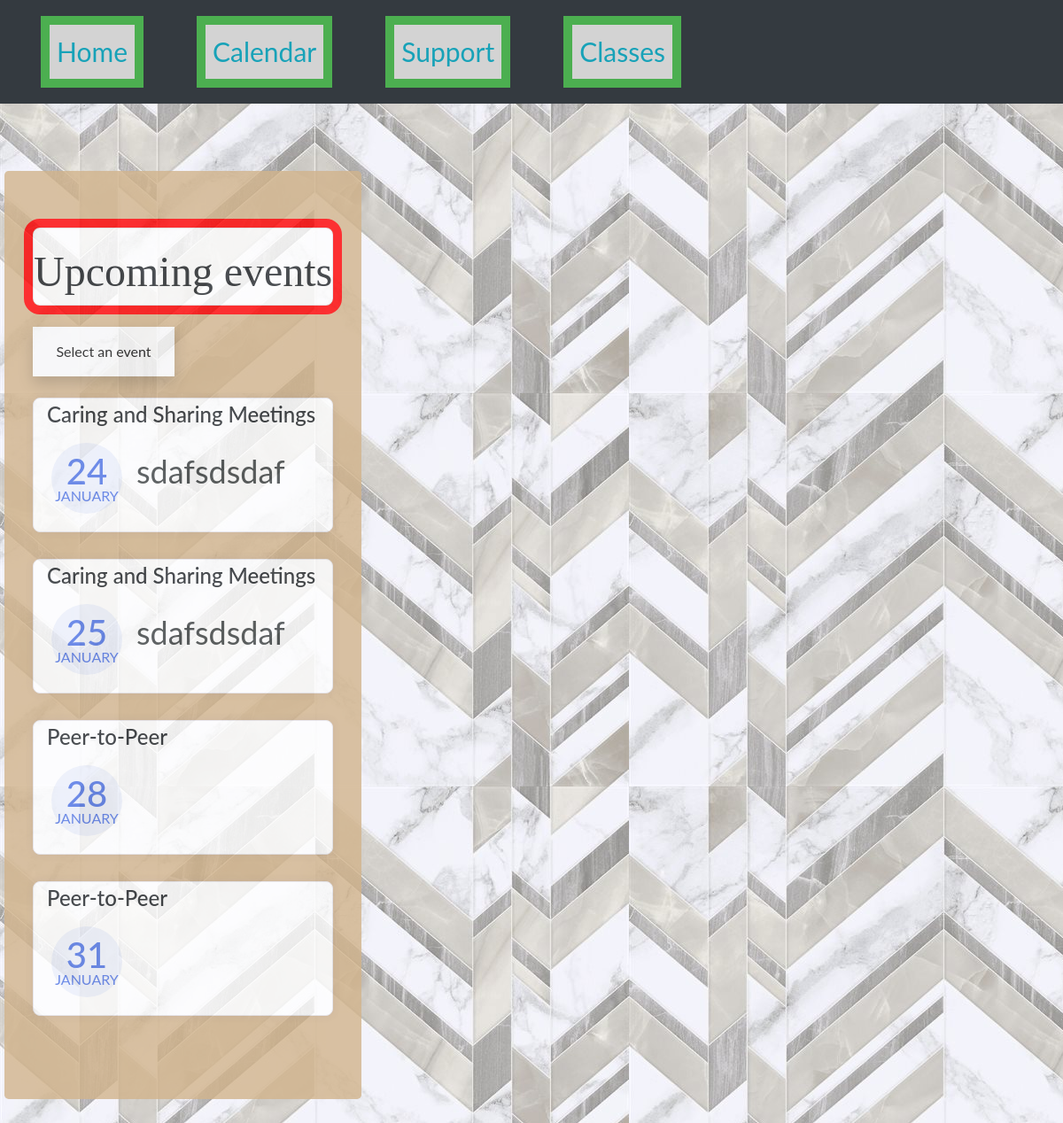
Screenshot of /events/ with the database file from the repository.
### programs/models.py (models this page shows, shortened)
class Program(models.Model):
    name = models.CharField(
        max_length=100,
        choices=PROGRAM_CHOICES,
        default=DEF,
    )
    description = models.TextField(blank=True)
    instructions = models.TextField(blank=True)
    members = models.ForeignKey(Person, blank=True,  null=True, on_delete=models.CASCADE, related_name="members")
    def __str__(self):
        return self.name

### events/views.py (the view)
# urls.py: path('', views.CalendarView.as_view(), name='events'),
class CalendarView(generic.ListView):
    model = Meeting
    template_name = 'calendar.html'
    context = {}
    template = "landing.html"
    def get_context_data(self, **kwargs):
        print('GETTING STANDARD')
        context = super().get_context_data(**kwargs)
        d = get_date(self.request.GET.get('month', None))
        cal = Calendar(d.year, d.month)
        html_cal = cal.formatmonth(withyear=True)
        context['calendar'] = mark_safe(html_cal)
        context['prev_month'] = prev_month(d)
        context['next_month'] = next_month(d)
        today = datetime.date.today()
        addweek = today + datetime.timedelta(days=20)
        upcoming = [i for i in Meeting.objects.all()]
        meetinglist = [
            {'title': meeting.program.name, 'instructions': meeting.program.instructions, 'programid': meeting.program.pk, 'day': str(meeting.start_time.day),
             'month': meeting.start_time.strftime("%B"), 'color': meeting.get_color} for meeting in upcoming]
        context['upcoming'] = meetinglist
        jsonString = json.dumps(meetinglist)
        context['js_objects'] = jsonString
        choices = [i for i in Program.objects.all()]
        context['choices'] = choices
        print(choices)
        return context

### events/models.py (called while the page is built)
    @property
    def get_color(self):
        switcher = {0: "pink", 1: "red", 2: "yellow"}
        color = switcher.get(self.program.pk, "orange")
        return color

    @property
    def get_html_url(self):
        switcher = {0: "pink", 1: "red", 2: "yellow"}
        color = switcher.get(self.program.pk, "orange")
        url = reverse('programs:program', args=(self.program.pk,))
        return f'<a  style="color:black;text-align:center;font-size:20px;" href="{url}"> <div style="background-color:{color};height:60px;">{self.program.name}</div> </a>'

### events/utils.py (called while the page is built)
	def formatday(self, day, events):
		events_per_day = events.filter(start_time__day=day)
		d = ''
		for event in events_per_day:
			d += f'<li> {event.get_html_url}</li>'
		if day != 0:
			return f'<td class="calendar"><span class="date"> {day}</span><ul> {d} </ul></td>'
		return '<td ></td>'

	def formatweek(self, theweek, events):
		week = ''
		for d, weekday in theweek:
		    if weekday!=6 and weekday!=5:
		        week += self.formatday(d, events)
		return f'<tr> {week} </tr>'

	def formatmonth(self, withyear=True):
		events = Meeting.objects.filter(start_time__year=self.year, start_time__month=self.month)
		cal = f'<table style=" background-color:powderblue;" class="calendar" >\n'
		cal += f'{self.formatmonthname(self.year, self.month, withyear=withyear)}\n'
		cal += f'<td class="calendar"><span class="date"> Monday </span><ul> </ul></td><td class="calendar"><span class="date"> Tuesday</span><ul> </ul></td><td class="calendar"><span class="date"> Wednesday </span><ul> </ul></td><td class="calendar"><span class="date"> Thursday</span><ul> </ul></td><td class="calendar"><span class="date"> Friday </span><ul> </ul></td>'
		for week in self.monthdays2calendar(self.year, self.month):
			cal += f'{self.formatweek(week, events)}\n'
		return cal

### events/views.py (called while the page is built)
def get_date(req_month):
    if req_month:
        year, month = (int(x) for x in req_month.split('-'))
        return date(year, month, day=1)
    return datetime.date.today()

def prev_month(d):
    first = d.replace(day=1)
    prev_month = first - timedelta(days=1)
    month = 'month=' + str(prev_month.year) + '-' + str(prev_month.month)
    return month

def next_month(d):
    days_in_month = calendar.monthrange(d.year, d.month)[1]
    last = d.replace(day=days_in_month)
    next_month = last + timedelta(days=1)
    month = 'month=' + str(next_month.year) + '-' + str(next_month.month)
    return month

### templates/calendar.html (shortened to what this page needs)
{% extends 'base.html' %}
{% load static %}
{% block nav %}
{% include 'navbar.html' %}
{% endblock %}
{% block content %}
<html>
<head>
  </head>
<body style="padding-top: 100px;">
  <div  class="left" style="padding:5px;"><div class="column">
       <div class="jumbotron" style="opacity: 0.8;background-color:Tan;">
            <div style="outline: red solid 10px;"  class="card"> <p class="title">    <h2 style=font-size:3em;">Upcoming events</h2>
  </div>
           <br/>
           <div class="dropdown">
  <button class="dropbtn" for="btnControl"> Select an event</button>
</div>
           <div id="box">
                <br/>
      {% for event in upcoming %}
       <div class="card card-margin">
            <div class="card-header no-border">
                <h5 style="font-size:1.5em;" class="card-title">{{event.title}}</h5>
            </div>
            <div class="card-body pt-0">
                <div class="widget-49">
                    <div class="widget-49-title-wrapper">
                        <div class="widget-49-date-primary">
                            <span  class="widget-49-date-day">{{event.day}}</span>
                            <span  class="widget-49-date-month">{{event.month}}</span>
                        </div>
                        <div class="widget-49-meeting-info">
                            <span class="widget-49-pro-title"><p>{{event.instructions}}</p></span>
                        </div>
                    </div>
                </div>
            </div>
        </div>
      {% endfor %}
               </div>
      </div>
  </div></div> <div  class="left" style="padding:5px;"><h1>&nbsp&nbsp</h1></div>
</body>
</html>
{% endblock %}

### templates/base.html (style rules this page uses)
h1 { font-family: 'IM Fell French Canon SC', serif; }
p { font-size:3vw; }
h2 { font-family: 'Baskervville', serif; }

### templates/calendar.html (style rules this page uses)
.dropbtn { background-color: #f9f9f9; color: #0f0f0f; padding: 16px; font-size: 16px; border: none; cursor: pointer; min-width: 160px; box-shadow: 0px 8px 16px 0px rgba(0,0,0,0.2); }
.dropdown { position: relative; display: inline-block; }
h2 { font-family: 'Baskervville', serif; }
body { background: #F4F7FD; margin-top:20px; }
.card-margin { margin-bottom: 1.875rem; }
.card { border: 0; box-shadow: 0px 0px 10px 0px rgba(82, 63, 105, 0.1); -webkit-box-shadow: 0px 0px 10px 0px rgba(82, 63, 105, 0.1); -moz-box-shadow: 0px 0px 10px 0px rgba(82, 63, 105, 0.1); -ms-box-shadow: 0px 0px 10px 0px rgba(82, 63, 105, 0.1); }
.card { position: relative; display: flex; flex-direction: column; min-width: 0; word-wrap: break-word; background-color: #ffffff; background-clip: border-box; border: 1px solid #e6e4e9; border-radius: 8px; }
.card .card-header.no-border { border: 0; }
.card .card-header { background: none; padding: 0 0.9375rem; font-weight: 500; display: flex; align-items: center; min-height: 50px; }
.card-header:first-child { border-radius: calc(8px - 1px) calc(8px - 1px) 0 0; }
.widget-49 .widget-49-title-wrapper { display: flex; align-items: center; }
.widget-49 .widget-49-title-wrapper .widget-49-date-primary { display: flex; align-items: center; justify-content: center; flex-direction: column; background-color: #edf1fc; width: 5rem; height: 5rem; border-radius: 50%; }
.widget-49 .widget-49-title-wrapper .widget-49-date-primary .widget-49-date-day { color: #4e73e5; font-weight: 500; font-size: 2.5rem; line-height: 1; }
.widget-49 .widget-49-title-wrapper .widget-49-date-primary .widget-49-date-month { color: #4e73e5; line-height: 1; font-size: 1rem; text-transform: uppercase; }
.widget-49 .widget-49-title-wrapper .widget-49-meeting-info { display: flex; flex-direction: column; margin-left: 1rem; }
.widget-49 .widget-49-title-wrapper .widget-49-meeting-info .widget-49-pro-title { color: #3c4142; font-size: 14px; }
body { font-family: "ptsans", "Lato", "Helvetica Neue", Helvetica, Arial, sans-serif; }
.left { float: left; }

### rows the page displays
Program: title "Caring and Sharing Meetings" "Caring and Sharing Meetings", instructions "sdafsdsdaf" "sdafsdsdaf"
Program: title "Peer-to-Peer" "Peer-to-Peer"

### other values shown
{{ event.day }} "24" "25" "28" "31"
{{ event.month }} "JANUARY" "JANUARY" "JANUARY" "JANUARY"
